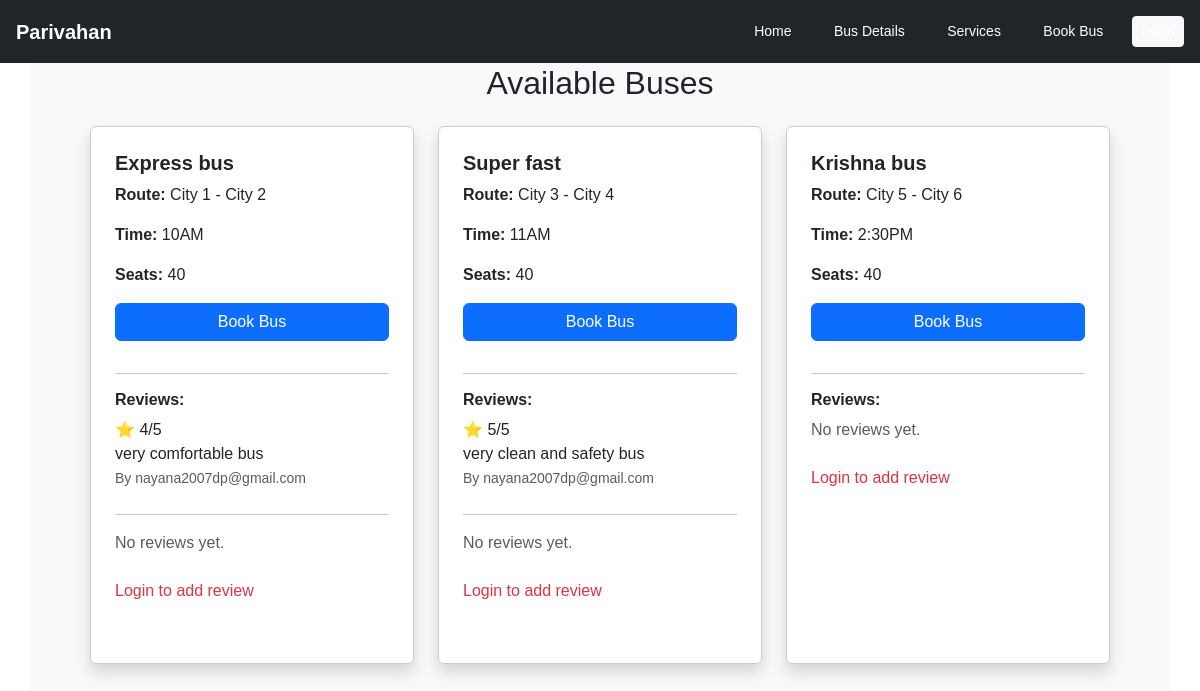
The app's page /buses with its own data.
### tables this page shows
CREATE TABLE buses (
        id INTEGER PRIMARY KEY AUTOINCREMENT,
        bus_name TEXT,
        route TEXT,
        time TEXT,
        seats INTEGER
    );

CREATE TABLE reviews (
        id INTEGER PRIMARY KEY AUTOINCREMENT,
        user_email TEXT,
        bus_name TEXT,
        rating INTEGER,
        comment TEXT
    );

### app.py (the view)
@app.route("/buses")
def buses():
    conn = get_db_connection()
    buses = conn.execute("SELECT * FROM buses").fetchall()
    reviews = conn.execute("SELECT * FROM reviews").fetchall()
    conn.close()
    return render_template("buses.html", buses=buses, reviews=reviews)

### app.py (called while the page is built)
def get_db_connection():
    conn = sqlite3.connect("database.db", timeout=10, check_same_thread=False)
    conn.row_factory = sqlite3.Row
    return conn

### templates/buses.html (shortened to what this page needs)
<!DOCTYPE html>
<html>
<head>
    <link href="https://cdn.jsdelivr.net/npm/bootstrap@5.3.2/dist/css/bootstrap.min.css" rel="stylesheet">
    <link rel="stylesheet" href="{{ url_for('static', filename='style.css') }}">
</head>
<body>
<div class="navbar-custom d-flex justify-content-between align-items-center p-3 bg-dark">
    <div class="text-white fw-bold fs-5">Parivahan</div>
    <div>
        <a href="/" class="text-white me-3">Home</a>
        <a href="/buses" class="text-white me-3">Bus Details</a>
        <a href="/services" class="text-white me-3">Services</a>
        <a href="/book" class="text-white me-3">Book Bus</a>
        {% if session.get("user") %}
            <span class="text-white ms-3">
                Welcome {{ session.get("user") }}
            </span>
            <a href="/logout" class="btn btn-light btn-sm ms-2">Logout</a>
        {% else %}
            <a href="/login" class="btn btn-light btn-sm ms-2">Login</a>
        {% endif %}
    </div>
</div>
<div class="container mt-4 page-content">
    <h2 class="text-center mb-4">Available Buses</h2>
    <div class="row g-4">
        {% if buses %}
            {% for bus in buses %}
            <div class="col-md-4">
                <div class="card shadow p-4 h-100">
                    <h5 class="fw-bold">{{ bus['bus_name'] }}</h5>
                    <p><strong>Route:</strong> {{ bus['route'] }}</p>
                    <p><strong>Time:</strong> {{ bus['time'] }}</p>
                    <p><strong>Seats:</strong> {{ bus['seats'] }}</p>
                    <a href="{{ url_for('book') }}?bus_name={{ bus['bus_name'] }}&route={{ bus['route'] }}&time={{ bus['time'] }}"
                       class="btn btn-primary w-100 mb-3">
                       Book Bus
                    </a>
                    <hr>
                    <h6 class="fw-bold">Reviews:</h6>
                    {% set found = false %}
                    {% for review in reviews %}
                        {% if review['bus_name'] == bus['bus_name'] %}
                            {% set found = true %}
                            <div class="mb-2">
                                ⭐ {{ review['rating'] }}/5 <br>
                                {{ review['comment'] }} <br>
                                <small class="text-muted">By {{ review['user_email'] }}</small>
                            </div>
                            <hr>
                        {% endif %}
                    {% endfor %}
                    {% if not found %}
                        <p class="text-muted">No reviews yet.</p>
                    {% endif %}
                    {% if session.get("user") %}
                    <form method="POST" action="{{ url_for('add_review') }}">
                        <input type="hidden" name="bus_name" value="{{ bus['bus_name'] }}">
                        <label>Rating (1-5)</label>
                        <input type="number" name="rating" min="1" max="5" class="form-control mb-2" required>
                        <label>Comment</label>
                        <textarea name="comment" class="form-control mb-2" required></textarea>
                        <button type="submit" class="btn btn-success btn-sm w-100">
                            Submit Review
                        </button>
                    </form>
                    {% else %}
                        <p class="text-danger mt-2">Login to add review</p>
                    {% endif %}
                </div>
            </div>
            {% endfor %}
        {% else %}
            <div class="col-12 text-center">
                <h5>No buses available.</h5>
            </div>
        {% endif %}
    </div>
</div>
</body>
</html>

### static/style.css (style rules this page uses)
body { margin: 0; font-family: Arial, sans-serif; }
.card { border: 1px solid #ccc; padding: 20px; margin-bottom: 20px; }
.navbar-custom { background: #0b1d3a; padding: 14px 60px; position: fixed; width: 100%; top: 0; z-index: 1000; }
.navbar-custom a { color: white; text-decoration: none; margin-left: 22px; font-size: 14px; }
.page-content { margin-top: 100px; padding: 20px 60px; }
.page-content { margin-top: 90px; padding: 40px 60px; min-height: 100vh; background: #f8f9fa; }

### records on screen
buses: bus_name "Express bus", route "City 1 - City 2", time "10AM", seats "40"
reviews: rating "4", comment "very comfortable bus", user_email "nayana2007dp@gmail.com"
buses: bus_name "Super fast", route "City 3 - City 4", time "11AM", seats "40"
reviews: rating "5", comment "very clean and safety bus", user_email "nayana2007dp@gmail.com"
buses: bus_name "Krishna bus", route "City 5 - City 6", time "2:30PM", seats "40"
